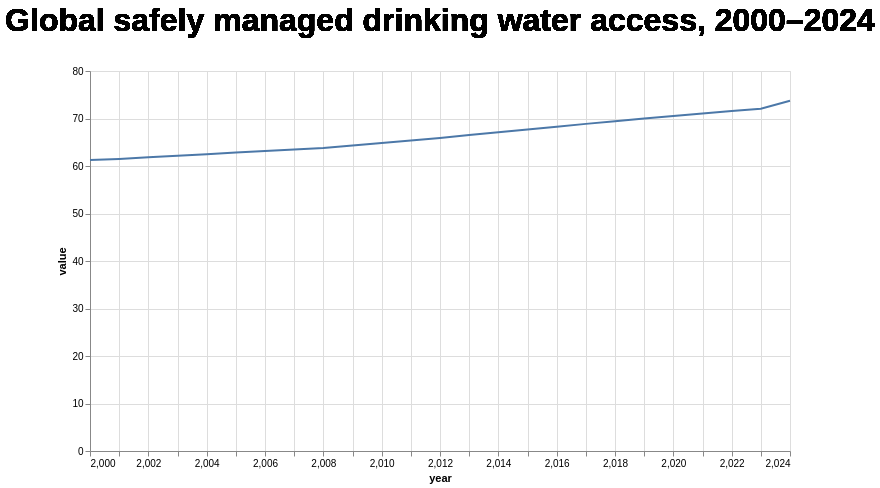

The code cell stored with this chart in its notebook:
### Markdown cell above
### Chart 1: The Plain Chart

Let's start by building a basic Story line chart of the global trend, 2000–2024, with no context at all.

### Code cell
# Chart 1 — plain chart, no context
story = Story(world, width=700, height=380)
story.mark_line()
story.encode(x='year:Q', y='value:Q')
story.add_title('Global safely managed drinking water access, 2000–2024')
chart = story.render()
chart

### Figure 1 — Vega-Lite specification as saved in the notebook (floating-point values rounded to 4 significant figures)
{"config": {"view": {"continuousWidth": 300, "continuousHeight": 300}}, "layer": [{"mark": {"type": "line"}, "encoding": {"x": {"field": "year", "type": "quantitative"}, "y": {"field": "value", "type": "quantitative"}}}, {"mark": {"type": "text", "align": "center", "color": "black", "font": "Arial", "fontSize": 32, "fontWeight": "bold", "text": "Global safely managed drinking water access, 2000–2024"}, "encoding": {"x": {"value": 350.0}, "y": {"value": -50}}}], "data": {"name": "data-a4564fe22b12d4c9b9cfc51b78cbee3e"}, "height": 380, "resolve": {"axis": {"x": "independent", "y": "independent"}}, "width": 700, "$schema": "https://vega.github.io/schema/vega-lite/v5.20.1.json", "datasets": {"data-a4564fe22b12d4c9b9cfc51b78cbee3e": [{"area_code": 1, "area": "World", "year": 2000, "value": 61.26, "location": "ALLAREA", "reporting_type": "G", "series": "SH_H2O_SAFE", "source": "WHO/UNICEF Joint Monitoring Programme for Water Supply, Sanitation and Hygiene (2025)"}, {"area_code": 1, "area": "World", "year": 2001, "value": 61.49, "location": "ALLAREA", "reporting_type": "G", "series": "SH_H2O_SAFE", "source": "WHO/UNICEF Joint Monitoring Programme for Water Supply, Sanitation and Hygiene (2025)"}, {"area_code": 1, "area": "World", "year": 2002, "value": 61.82, "location": "ALLAREA", "reporting_type": "G", "series": "SH_H2O_SAFE", "source": "WHO/UNICEF Joint Monitoring Programme for Water Supply, Sanitation and Hygiene (2025)"}, {"area_code": 1, "area": "World", "year": 2003, "value": 62.14, "location": "ALLAREA", "reporting_type": "G", "series": "SH_H2O_SAFE", "source": "WHO/UNICEF Joint Monitoring Programme for Water Supply, Sanitation and Hygiene (2025)"}, {"area_code": 1, "area": "World", "year": 2004, "value": 62.47, "location": "ALLAREA", "reporting_type": "G", "series": "SH_H2O_SAFE", "source": "WHO/UNICEF Joint Monitoring Programme for Water Supply, Sanitation and Hygiene (2025)"}, {"area_code": 1, "area": "World", "year": 2005, "value": 62.82, "location": "ALLAREA", "reporting_type": "G", "series": "SH_H2O_SAFE", "source": "WHO/UNICEF Joint Monitoring Programme for Water Supply, Sanitation and Hygiene (2025)"}, {"area_code": 1, "area": "World", "year": 2006, "value": 63.15, "location": "ALLAREA", "reporting_type": "G", "series": "SH_H2O_SAFE", "source": "WHO/UNICEF Joint Monitoring Programme for Water Supply, Sanitation and Hygiene (2025)"}, {"area_code": 1, "area": "World", "year": 2007, "value": 63.46, "location": "ALLAREA", "reporting_type": "G", "series": "SH_H2O_SAFE", "source": "WHO/UNICEF Joint Monitoring Programme for Water Supply, Sanitation and Hygiene (2025)"}, {"area_code": 1, "area": "World", "year": 2008, "value": 63.78, "location": "ALLAREA", "reporting_type": "G", "series": "SH_H2O_SAFE", "source": "WHO/UNICEF Joint Monitoring Programme for Water Supply, Sanitation and Hygiene (2025)"}, {"area_code": 1, "area": "World", "year": 2009, "value": 64.31, "location": "ALLAREA", "reporting_type": "G", "series": "SH_H2O_SAFE", "source": "WHO/UNICEF Joint Monitoring Programme for Water Supply, Sanitation and Hygiene (2025)"}, {"area_code": 1, "area": "World", "year": 2010, "value": 64.84, "location": "ALLAREA", "reporting_type": "G", "series": "SH_H2O_SAFE", "source": "WHO/UNICEF Joint Monitoring Programme for Water Supply, Sanitation and Hygiene (2025)"}, {"area_code": 1, "area": "World", "year": 2011, "value": 65.35, "location": "ALLAREA", "reporting_type": "G", "series": "SH_H2O_SAFE", "source": "WHO/UNICEF Joint Monitoring Programme for Water Supply, Sanitation and Hygiene (2025)"}, {"area_code": 1, "area": "World", "year": 2012, "value": 65.92, "location": "ALLAREA", "reporting_type": "G", "series": "SH_H2O_SAFE", "source": "WHO/UNICEF Joint Monitoring Programme for Water Supply, Sanitation and Hygiene (2025)"}, {"area_code": 1, "area": "World", "year": 2013, "value": 66.51, "location": "ALLAREA", "reporting_type": "G", "series": "SH_H2O_SAFE", "source": "WHO/UNICEF Joint Monitoring Programme for Water Supply, Sanitation and Hygiene (2025)"}, {"area_code": 1, "area": "World", "year": 2014, "value": 67.1, "location": "ALLAREA", "reporting_type": "G", "series": "SH_H2O_SAFE", "source": "WHO/UNICEF Joint Monitoring Programme for Water Supply, Sanitation and Hygiene (2025)"}, {"area_code": 1, "area": "World", "year": 2015, "value": 67.69, "location": "ALLAREA", "reporting_type": "G", "series": "SH_H2O_SAFE", "source": "WHO/UNICEF Joint Monitoring Programme for Water Supply, Sanitation and Hygiene (2025)"}, {"area_code": 1, "area": "World", "year": 2016, "value": 68.29, "location": "ALLAREA", "reporting_type": "G", "series": "SH_H2O_SAFE", "source": "WHO/UNICEF Joint Monitoring Programme for Water Supply, Sanitation and Hygiene (2025)"}, {"area_code": 1, "area": "World", "year": 2017, "value": 68.87, "location": "ALLAREA", "reporting_type": "G", "series": "SH_H2O_SAFE", "source": "WHO/UNICEF Joint Monitoring Programme for Water Supply, Sanitation and Hygiene (2025)"}, {"area_code": 1, "area": "World", "year": 2018, "value": 69.44, "location": "ALLAREA", "reporting_type": "G", "series": "SH_H2O_SAFE", "source": "WHO/UNICEF Joint Monitoring Programme for Water Supply, Sanitation and Hygiene (2025)"}, {"area_code": 1, "area": "World", "year": 2019, "value": 70.0, "location": "ALLAREA", "reporting_type": "G", "series": "SH_H2O_SAFE", "source": "WHO/UNICEF Joint Monitoring Programme for Water Supply, Sanitation and Hygiene (2025)"}, {"area_code": 1, "area": "World", "year": 2020, "value": 70.54, "location": "ALLAREA", "reporting_type": "G", "series": "SH_H2O_SAFE", "source": "WHO/UNICEF Joint Monitoring Programme for Water Supply, Sanitation and Hygiene (2025)"}, {"area_code": 1, "area": "World", "year": 2021, "value": 71.06, "location": "ALLAREA", "reporting_type": "G", "series": "SH_H2O_SAFE", "source": "WHO/UNICEF Joint Monitoring Programme for Water Supply, Sanitation and Hygiene (2025)"}, {"area_code": 1, "area": "World", "year": 2022, "value": 71.57, "location": "ALLAREA", "reporting_type": "G", "series": "SH_H2O_SAFE", "source": "WHO/UNICEF Joint Monitoring Programme for Water Supply, Sanitation and Hygiene (2025)"}, {"area_code": 1, "area": "World", "year": 2023, "value": 72.06, "location": "ALLAREA", "reporting_type": "G", "series": "SH_H2O_SAFE", "source": "WHO/UNICEF Joint Monitoring Programme for Water Supply, Sanitation and Hygiene (2025)"}, {"area_code": 1, "area": "World", "year": 2024, "value": 73.74, "location": "ALLAREA", "reporting_type": "G", "series": "SH_H2O_SAFE", "source": "WHO/UNICEF Joint Monitoring Programme for Water Supply, Sanitation and Hygiene (2025)"}]}}
